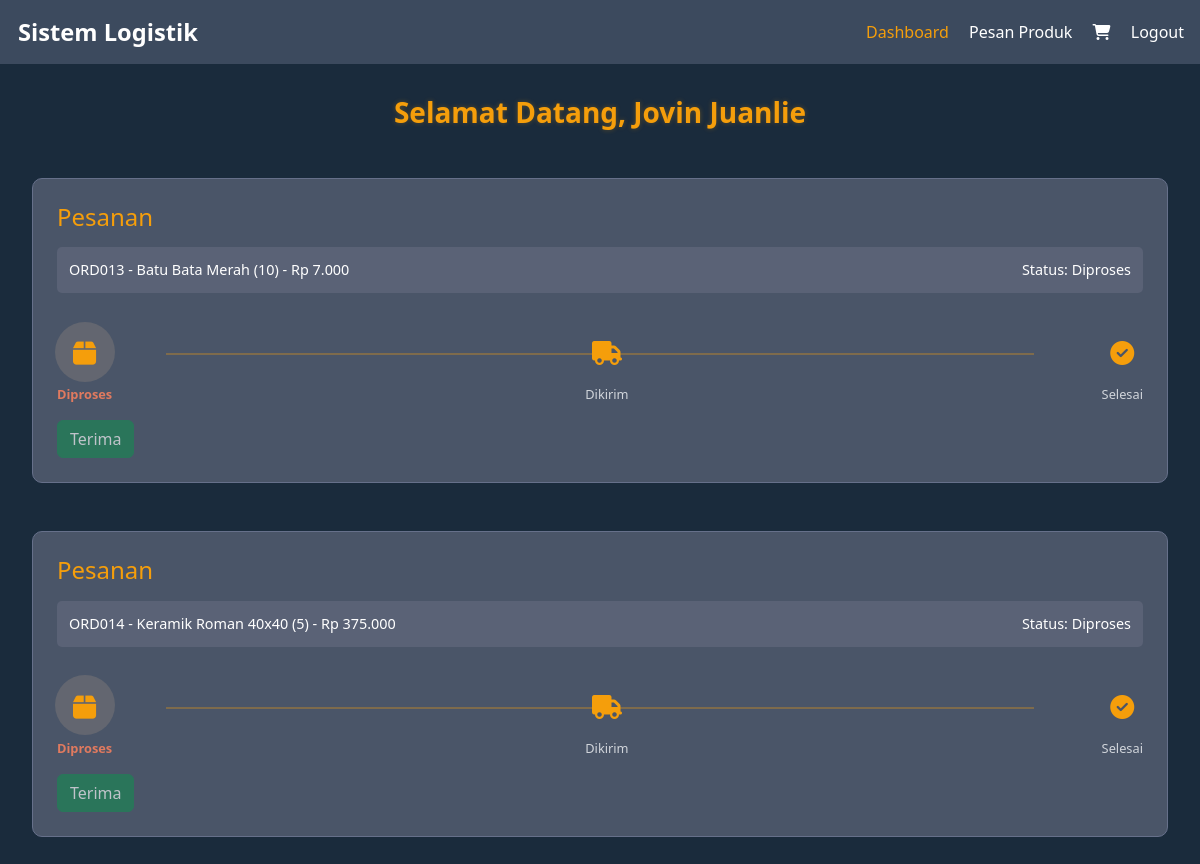
/dashboardpelanggan.php (signed in), run on the app's committed database.
### tables this page shows
CREATE TABLE `pesanan` (
  `idpesanan` int(11) NOT NULL,
  `idpengguna` int(11) NOT NULL,
  `idproduk` int(11) NOT NULL,
  `jumlah` int(11) NOT NULL,
  `alamatpengiriman` text NOT NULL,
  `status` enum('Diproses','Dikirim','Selesai') NOT NULL,
  `totalharga` int(11) NOT NULL
);

CREATE TABLE `produk` (
  `idproduk` int(11) NOT NULL,
  `idgudang` int(11) NOT NULL,
  `namaproduk` text NOT NULL,
  `hargajual` int(11) NOT NULL,
  `stok` text NOT NULL
);

### dashboardpelanggan.php (the view, shortened to what this page needs)
<?php
require "config.php";
$user_id = isset($_SESSION['user_id']) ? $_SESSION['user_id'] : null;
$username = isset($_SESSION['username']) ? $_SESSION['username'] : 'User';
try {
    $sql = "SELECT p.idpesanan, p.jumlah, p.status, p.totalharga, pr.namaproduk
            FROM pesanan p
            JOIN produk pr ON p.idproduk = pr.idproduk
            WHERE p.idpengguna = :user_id AND p.status != 'Selesai'";
    $query = $conn->prepare($sql);
    $query->bindParam(':user_id', $user_id, PDO::PARAM_INT);
    $query->execute();
    $orders = $query->fetchAll(PDO::FETCH_ASSOC);
} catch (PDOException $e) {
    $orders = [];
}
?>
<!DOCTYPE html>
<html lang="id">
<head>
    <link href="https://cdn.jsdelivr.net/npm/bootstrap@5.3.3/dist/css/bootstrap.min.css" rel="stylesheet">
    <link rel="stylesheet" href="https://cdnjs.cloudflare.com/ajax/libs/font-awesome/6.5.1/css/all.min.css" />
</head>
<body>
    <div class="navbar">
        <h2 class="fw-bold">Sistem Logistik</h2>
        <div>
            <a href="dashboardpelanggan.php" class="active">Dashboard</a>
            <a href="pesanproduk.php">Pesan Produk</a>
            <a href="keranjang.php"><i class="fa-solid fa-cart-shopping" style="color: #ffffff;"></i></a>
            <a href="logout.php">Logout</a>
        </div>
    </div>
    <div class="content">
        <div class="dashboard-container">
            <h2 class="header-title mb-5">Selamat Datang, <?php echo htmlspecialchars($username); ?></h2>
            <?php if ($orders): ?>
                <?php foreach ($orders as $order): ?>
                    <div class="order-section my-5">
                        <h4>Pesanan</h4>
                        <div class="order-card mb-5">
                            <p>ORD<?php echo str_pad($order['idpesanan'], 3, '0', STR_PAD_LEFT); ?> - <?php echo htmlspecialchars($order['namaproduk']); ?> (<?php echo htmlspecialchars($order['jumlah']); ?>) - Rp <?php echo number_format($order['totalharga'], 0, ',', '.'); ?></p>
                            <p class="status">Status: <?php echo htmlspecialchars($order['status']); ?></p>
                        </div>
                        <div class="tracker">
                            <?php
                            $steps = ['Diproses', 'Dikirim', 'Selesai'];
                            $currentIndex = array_search($order['status'], $steps);
                            ?>
                            <div class="tracker-step <?php echo $currentIndex === 0 ? 'current' : ''; ?>">
                                <i class="fas fa-box mb-3"></i>
                                <div class="circle"></div>
                                <p>Diproses</p>
                            </div>
                            <div class="tracker-step <?php echo $currentIndex === 1 ? 'current' : ''; ?>">
                                <i class="fas fa-truck mb-3"></i>
                                <p>Dikirim</p>
                            </div>
                            <div class="tracker-step <?php echo $currentIndex === 2 ? 'current' : ''; ?>">
                                <i class="fas fa-check-circle mb-3"></i>
                                <p>Selesai</p>
                            </div>
                            <div class="tracker-line"></div>
                        </div>
                        <form method="POST" action="" onsubmit="return confirm('Apakah Anda yakin telah menerima pesanan ini?');">
                            <button type="submit" class="btn btn-success mt-3"
                                    <?php echo $order['status'] !== 'Dikirim' ? 'disabled' : ''; ?>>Terima</button>
                        </form>
                    </div>
                <?php endforeach; ?>
            <?php else: ?>
                <p class="text-center">Tidak ada pesanan aktif saat ini.</p>
            <?php endif; ?>
        </div>
    </div>
</body>
</html>

### dashboardpelanggan.php (style rules this page uses)
body { background-color: #1a2b3c; min-height: 100vh; font-family: 'Segoe UI', Tahoma, Geneva, Verdana, sans-serif; color: #ffffff; margin: 0; }
.navbar { background-color: #3c4a5e; padding: 1rem; position: fixed; width: 100%; top: 0; z-index: 1000; display: flex; justify-content: space-between; align-items: center; box-sizing: border-box; }
.navbar h2 { margin: 0; color: #ffffff; font-size: 1.48rem; padding: 2px; }
.navbar a { color: #ffffff; margin-left: 1rem; text-decoration: none; transition: color 0.3s ease; }
.navbar a:hover, .navbar a.active { color: #f59e0b; }
.content { padding: 6rem 2rem 2rem; }
.dashboard-container { max-width: 1200px; margin: 0 auto; }
.header-title { font-size: 1.75rem; font-weight: 600; margin-bottom: 1.5rem; text-align: center; color: #f59e0b; text-shadow: 0 0 5px rgba(245, 158, 11, 0.3); }
.order-section { background-color: #4a5568; border-radius: 10px; padding: 1.5rem; border: 1px solid #66708a; }
.order-section h4 { color: #f59e0b; margin-bottom: 1rem; }
.order-card { display: flex; justify-content: space-between; align-items: center; padding: 0.75rem; background-color: #5a6276; border-radius: 5px; margin-bottom: 0.5rem; }
.order-card p { margin: 0; font-size: 0.9rem; }
.tracker { display: flex; justify-content: space-between; align-items: center; margin-top: 1rem; position: relative; }
.tracker-step { text-align: center; z-index: 1; position: relative; }
.tracker-step i { font-size: 1.5rem; color: #f59e0b; transition: transform 0.3s ease; }
.tracker-step.current i { transform: scale(1.1); }
.tracker-step .circle { position: absolute; top: 50%; left: 50%; transform: translate(-50%, -85%); width: 60px; height: 60px; border-radius: 50%; background: rgba(136, 129, 123, 0.4); opacity: 0; transition: opacity 0.3s ease; z-index: -1; }
.tracker-step.current .circle { opacity: 1; border-color: #e07a5f; }
.tracker-step p { margin: 0.25rem 0 0; font-size: 0.8rem; color: #d1d5db; }
.tracker-step.current p { color: #e07a5f; font-weight: 700; }
.tracker-line { position: absolute; top: 12px; left: 10%; width: 80%; height: 2px; background-color: #f59e0b; opacity: 0.3; z-index: 0; }

### data on the page
pesanan: idpesanan "013", idproduk.namaproduk "Batu Bata Merah", jumlah "10", totalharga "7.000", status "Diproses"
pesanan: idpesanan "014", idproduk.namaproduk "Keramik Roman 40x40", jumlah "5", totalharga "375.000", status "Diproses"

### other printed values
$username "Jovin Juanlie"
